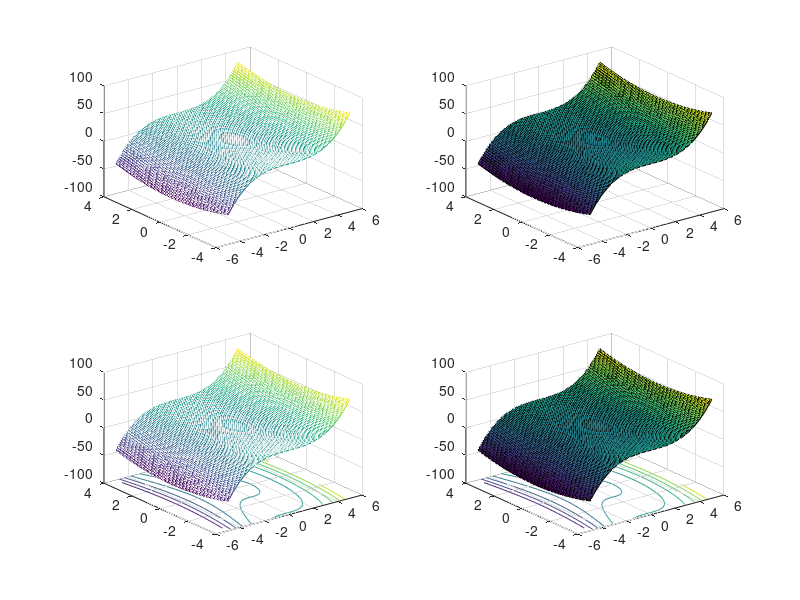
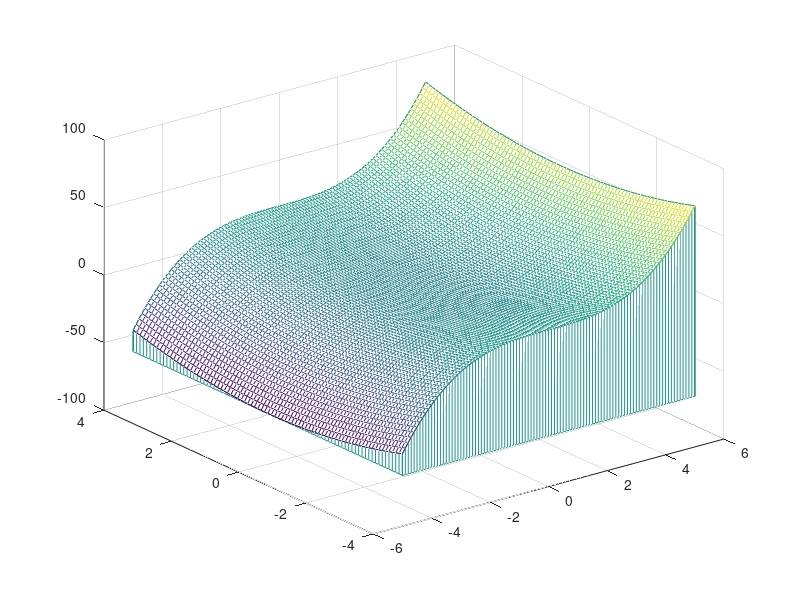

Write the MATLAB code that produced these figures, in order.
clf
x=-5:0.1:5;
y=-4:0.1:4;
[x,y]=meshgrid(x,y);
z=0.5*x.^3+y.^2;
subplot(2,2,1);
mesh(x,y,z);
subplot(2,2,2);
surf(x,y,z);
subplot(2,2,3);
meshc(x,y,z);
subplot(2,2,4);
surfc(x,y,z);
figure;
meshz(x,y,z);
